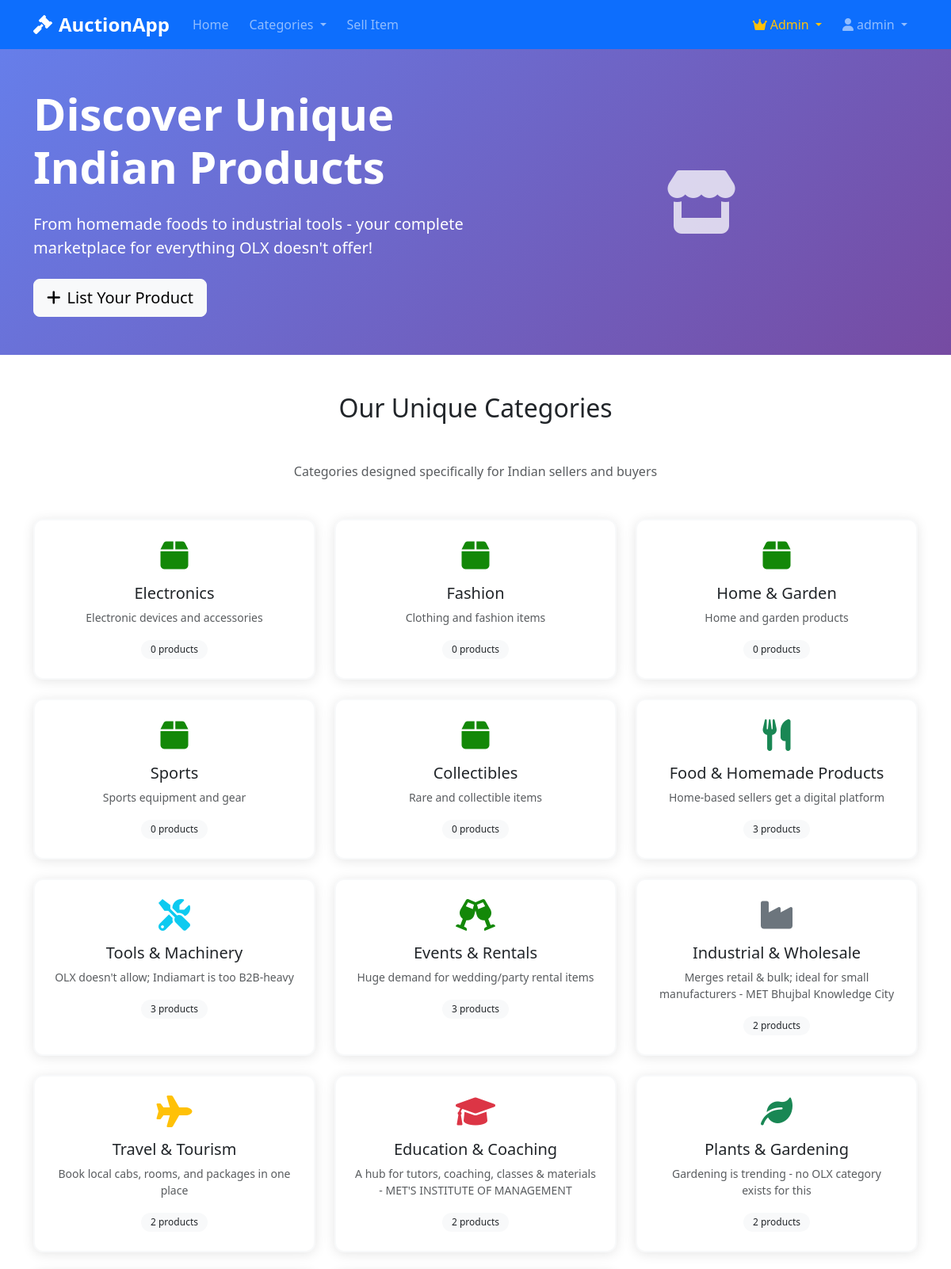
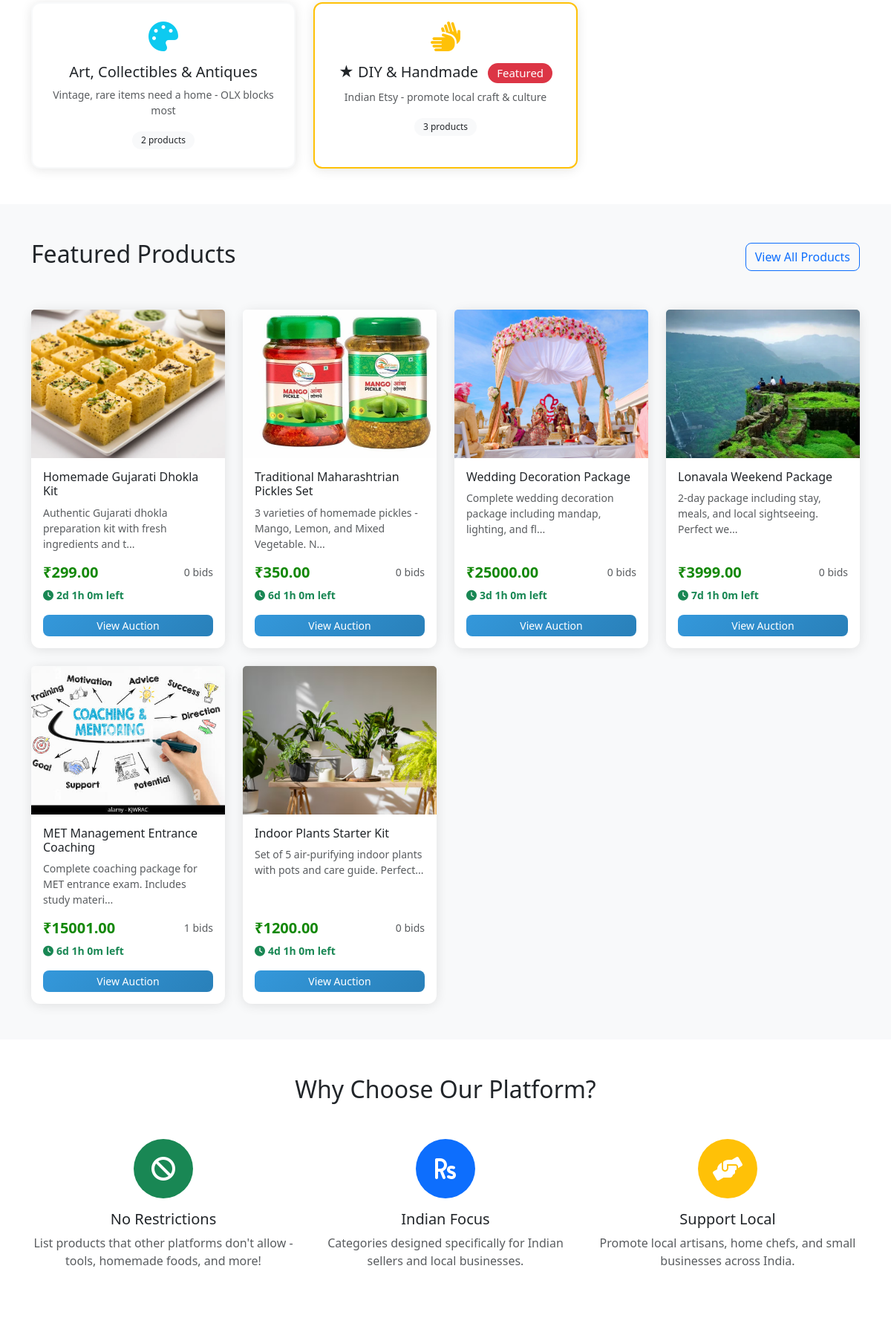
The page / (signed in, upper part) on the database its author committed (2 pictures, top to bottom).
### app.py (models this page shows, shortened)
class User(UserMixin, db.Model):
    __tablename__ = 'users'
    id = db.Column(db.Integer, primary_key=True)
    username = db.Column(db.String(64), unique=True, nullable=False)
    email = db.Column(db.String(120), unique=True, nullable=False)
    password_hash = db.Column(db.String(256), nullable=False)
    is_admin = db.Column(db.Boolean, default=False)
    created_at = db.Column(db.DateTime, default=db.func.current_timestamp())
    products = db.relationship('Product', backref='seller', lazy='dynamic')
    bids = db.relationship('Bid', backref='bidder', lazy='dynamic')

class Category(db.Model):
    __tablename__ = 'categories'
    id = db.Column(db.Integer, primary_key=True)
    name = db.Column(db.String(100), unique=True, nullable=False)
    description = db.Column(db.Text)
    created_at = db.Column(db.DateTime, default=db.func.current_timestamp())
    products = db.relationship('Product', backref='category', lazy='dynamic')

class Product(db.Model):
    __tablename__ = 'products'
    id = db.Column(db.Integer, primary_key=True)
    name = db.Column(db.String(200), nullable=False)
    description = db.Column(db.Text)
    starting_price = db.Column(db.Float, nullable=False)
    current_price = db.Column(db.Float, nullable=False)
    image_url = db.Column(db.String(500))
    end_time = db.Column(db.DateTime, nullable=False)
    created_at = db.Column(db.DateTime, default=db.func.current_timestamp())
    is_active = db.Column(db.Boolean, default=True)
    seller_id = db.Column(db.Integer, db.ForeignKey('users.id'), nullable=False)
    category_id = db.Column(db.Integer, db.ForeignKey('categories.id'), nullable=False)
    bids = db.relationship('Bid', backref='product', lazy='dynamic', order_by='Bid.amount.desc()')
    @property
    def time_remaining(self):
        now = datetime.utcnow()
        if self.end_time > now:
            return self.end_time - now
        return None

### app.py (the view)
@app.route('/')
def home():
    active_products = Product.query.filter(
        Product.end_time > datetime.utcnow(),
        Product.is_active == True
    ).order_by(Product.created_at.desc()).limit(8).all()
    categories = Category.query.all()
    return render_template('home.html', products=active_products, categories=categories)

### app.py (called while the page is built)
@login_manager.user_loader
def load_user(user_id):
    return User.query.get(int(user_id))

@app.context_processor
def inject_user():
    return dict(current_user=current_user)

@app.context_processor
def inject_categories():
    categories = Category.query.all()
    return dict(categories=categories)

### templates/home.html (shortened to what this page needs)
{% extends "base.html" %}
{% block content %}
<section class="hero-section bg-gradient-primary text-white py-5">
    <div class="container">
        <div class="row align-items-center">
            <div class="col-lg-6">
                <h1 class="display-4 fw-bold mb-4">Discover Unique Indian Products</h1>
                <p class="lead mb-4">From homemade foods to industrial tools - your complete marketplace for everything OLX doesn't offer!</p>
                {% if not current_user.is_authenticated %}
                <div class="d-flex gap-3">
                    <a href="{{ url_for('register') }}" class="btn btn-light btn-lg">Start Selling</a>
                    <a href="{{ url_for('login') }}" class="btn btn-outline-light btn-lg">Login</a>
                </div>
                {% else %}
                <a href="{{ url_for('add_product') }}" class="btn btn-light btn-lg">
                    <i class="fas fa-plus me-2"></i>List Your Product
                </a>
                {% endif %}
            </div>
            <div class="col-lg-6 text-center">
                <i class="fas fa-store display-1 opacity-75"></i>
            </div>
        </div>
    </div>
</section>
<section class="py-5">
    <div class="container">
        <h2 class="text-center mb-5">Our Unique Categories</h2>
        <p class="text-center text-muted mb-5">Categories designed specifically for Indian sellers and buyers</p>
        <div class="row g-4">
            {% for category in categories %}
            <div class="col-md-6 col-lg-4">
                <a href="{{ url_for('products_by_category', category_id=category.id) }}"
                   class="category-card text-decoration-none">
                    <div class="card h-100 hover-shadow border-{% if 'DIY' in category.name %}warning{% else %}light{% endif %}">
                        <div class="card-body text-center p-4">
                            {% if 'Food' in category.name %}
                            <i class="fas fa-utensils text-success mb-3" style="font-size: 2.5rem;"></i>
                            {% elif 'Tools' in category.name %}
                            <i class="fas fa-tools text-info mb-3" style="font-size: 2.5rem;"></i>
                            {% elif 'Events' in category.name %}
                            <i class="fas fa-glass-cheers text-primary mb-3" style="font-size: 2.5rem;"></i>
                            {% elif 'Industrial' in category.name %}
                            <i class="fas fa-industry text-secondary mb-3" style="font-size: 2.5rem;"></i>
                            {% elif 'Travel' in category.name %}
                            <i class="fas fa-plane text-warning mb-3" style="font-size: 2.5rem;"></i>
                            {% elif 'Education' in category.name %}
                            <i class="fas fa-graduation-cap text-danger mb-3" style="font-size: 2.5rem;"></i>
                            {% elif 'Plants' in category.name %}
                            <i class="fas fa-leaf text-success mb-3" style="font-size: 2.5rem;"></i>
                            {% elif 'Art' in category.name %}
                            <i class="fas fa-palette text-info mb-3" style="font-size: 2.5rem;"></i>
                            {% elif 'DIY' in category.name %}
                            <i class="fas fa-hands text-warning mb-3" style="font-size: 2.5rem;"></i>
                            {% else %}
                            <i class="fas fa-box text-primary mb-3" style="font-size: 2.5rem;"></i>
                            {% endif %}
                            <h5 class="card-title">
                                {% if 'DIY' in category.name %}★ {% endif %}{{ category.name }}
                                {% if 'DIY' in category.name %}
                                <span class="badge bg-danger ms-2">Featured</span>
                                {% endif %}
                            </h5>
                            <p class="card-text small text-muted">
                                {{ category.description }}
                            </p>
                            <div class="mt-2">
                                <span class="badge bg-light text-dark">
                                    {{ category.products.count() }} products
                                </span>
                            </div>
                        </div>
                    </div>
                </a>
            </div>
            {% endfor %}
        </div>
    </div>
</section>
<section class="py-5 bg-light">
    <div class="container">
        <div class="d-flex justify-content-between align-items-center mb-5">
            <h2>Featured Products</h2>
            <a href="#" class="btn btn-outline-primary">View All Products</a>
        </div>
        <div class="row g-4">
            {% for product in products %}
            <div class="col-md-6 col-lg-3">
                <div class="card product-card h-100 border-{% if 'DIY' in product.category.name %}warning{% else %}light{% endif %}">
                    {% if product.image_url %}
                    <img src="{{ url_for('static', filename=product.image_url) }}"
                         class="card-img-top" alt="{{ product.name }}" style="height: 200px; object-fit: cover;">
                    {% endif %}
                    <div class="card-body d-flex flex-column">
                        <div class="d-flex justify-content-between align-items-start mb-2">
                            <h6 class="card-title mb-0">{{ product.name[:40] }}{% if product.name|length > 40 %}...{% endif %}</h6>
                        </div>
                        <p class="card-text small text-muted flex-grow-1">
                            {{ product.description[:70] }}{% if product.description|length > 70 %}...{% endif %}
                        </p>
                        <div class="mt-auto">
                            <div class="d-flex justify-content-between align-items-center mb-2">
<span class="h5 text-primary mb-0">₹{{ "%.2f"|format(product.current_price) }}</span>
                                <small class="text-muted">{{ product.bids.count() }} bids</small>
                            </div>
                            {% if product.time_remaining %}
                            <div class="time-remaining small text-warning mb-3">
                            </div>
                            {% else %}
                            <div class="time-remaining small text-danger mb-3">
                                <i class="fas fa-clock me-1"></i>Auction ended
                            </div>
                            {% endif %}
                            <a href="{{ url_for('view_product', product_id=product.id) }}"
                               class="btn btn-primary btn-sm w-100">View Auction</a>
                        </div>
                    </div>
                </div>
            </div>
            {% endfor %}
        </div>
    </div>
</section>
<section class="py-5">
    <div class="container">
        <h2 class="text-center mb-5">Why Choose Our Platform?</h2>
        <div class="row g-4">
            <div class="col-md-4 text-center">
                <div class="bg-success text-white rounded-circle mx-auto mb-3 d-flex align-items-center justify-content-center"
                     style="width: 80px; height: 80px;">
                    <i class="fas fa-ban fa-2x"></i>
                </div>
                <h5>No Restrictions</h5>
                <p class="text-muted">List products that other platforms don't allow - tools, homemade foods, and more!</p>
            </div>
            <div class="col-md-4 text-center">
                <div class="bg-primary text-white rounded-circle mx-auto mb-3 d-flex align-items-center justify-content-center"
                     style="width: 80px; height: 80px;">
                    <i class="fas fa-rupee-sign fa-2x"></i>
                </div>
                <h5>Indian Focus</h5>
                <p class="text-muted">Categories designed specifically for Indian sellers and local businesses.</p>
            </div>
            <div class="col-md-4 text-center">
                <div class="bg-warning text-white rounded-circle mx-auto mb-3 d-flex align-items-center justify-content-center"
                     style="width: 80px; height: 80px;">
                    <i class="fas fa-hands-helping fa-2x"></i>
                </div>
                <h5>Support Local</h5>
                <p class="text-muted">Promote local artisans, home chefs, and small businesses across India.</p>
            </div>
        </div>
    </div>
</section>
{% endblock %}

### templates/partials/header.html (shortened to what this page needs)
<nav class="navbar navbar-expand-lg navbar-dark bg-primary sticky-top">
    <div class="container">
        <a class="navbar-brand fw-bold" href="{{ url_for('home') }}">
            <i class="fas fa-gavel me-2"></i>AuctionApp
        </a>
        <div class="collapse navbar-collapse" id="navbarNav">
            <ul class="navbar-nav me-auto">
                <li class="nav-item">
                    <a class="nav-link" href="{{ url_for('home') }}">Home</a>
                </li>
                <li class="nav-item dropdown">
                    <a class="nav-link dropdown-toggle" href="#" role="button" data-bs-toggle="dropdown">
                        Categories
                    </a>
                </li>
                {% if current_user.is_authenticated %}
                <li class="nav-item">
                    <a class="nav-link" href="{{ url_for('add_product') }}">Sell Item</a>
                </li>
                {% endif %}
            </ul>
            <ul class="navbar-nav">
                {% if current_user.is_authenticated %}
                    {% if current_user.is_admin %}
                    <li class="nav-item dropdown">
                        <a class="nav-link dropdown-toggle text-warning" href="#" role="button" data-bs-toggle="dropdown">
                            <i class="fas fa-crown me-1"></i>Admin
                        </a>
                    </li>
                    {% endif %}
                    <li class="nav-item dropdown">
                        <a class="nav-link dropdown-toggle" href="#" role="button" data-bs-toggle="dropdown">
                            <i class="fas fa-user me-1"></i>{{ current_user.username }}
                        </a>
                    </li>
                {% endif %}
            </ul>
        </div>
    </div>
</nav>

### static/css/style.css (style rules this page uses)
:root { --primary-color: #2c3e50; --secondary-color: #3498db; --accent-color: #e74c3c; --success-color: #27ae60; --warning-color: #f39c12; --light-bg: #f8f9fa; }
.bg-gradient-primary { background: linear-gradient(135deg, var(--primary-color) 0%, var(--secondary-color) 100%); }
.hover-shadow { transition: transform 0.2s ease, box-shadow 0.2s ease; }
.product-card { transition: all 0.3s ease; border: none; box-shadow: 0 2px 10px rgba(0,0,0,0.1); }
.category-card .card { transition: all 0.3s ease; border: 2px solid transparent; }
.hero-section { background: linear-gradient(135deg, #667eea 0%, #764ba2 100%); }
.time-remaining { font-weight: 600; }
.btn { border-radius: 8px; font-weight: 500; transition: all 0.3s ease; }
.btn-primary { background: linear-gradient(135deg, var(--secondary-color), #2980b9); border: none; }
.navbar-brand { font-size: 1.5rem; }
.navbar-nav .nav-link { font-weight: 500; margin: 0 5px; border-radius: 6px; transition: all 0.3s ease; }
.card { border: none; border-radius: 12px; box-shadow: 0 2px 15px rgba(0,0,0,0.1); }
.badge { font-weight: 500; padding: 6px 12px; border-radius: 20px; }
.text-primary { color: #138808 !important; }
.h5.text-primary, .h2.text-primary { font-weight: 700; }

### rows shown on the page
User: username "admin"
Category: name "Electronics", description "Electronic devices and accessories", products.count "0"
Category: name "Fashion", description "Clothing and fashion items", products.count "0"
Category: name "Home & Garden", description "Home and garden products", products.count "0"
Category: name "Sports", description "Sports equipment and gear", products.count "0"
Category: name "Collectibles", description "Rare and collectible items", products.count "0"
Category: name "Food & Homemade Products", description "Home-based sellers get a digital platform", products.count "3"
Category: name "Tools & Machinery", description "OLX doesn't allow; Indiamart is too B2B-heavy", products.count "3"
Category: name "Events & Rentals", description "Huge demand for wedding/party rental items", products.count "3"
Category: name "Industrial & Wholesale", description "Merges retail & bulk; ideal for small manufacturers - MET Bhujbal Knowledge City", products.count "2"
Category: name "Travel & Tourism", description "Book local cabs, rooms, and packages in one place", products.count "2"
Category: name "Education & Coaching", description "A hub for tutors, coaching, classes & materials - MET'S INSTITUTE OF MANAGEMENT", products.count "2"
Category: name "Plants & Gardening", description "Gardening is trending - no OLX category exists for this", products.count "2"
Category: name "Art, Collectibles & Antiques", description "Vintage, rare items need a home - OLX blocks most", products.count "2"
Category: name "DIY & Handmade", shows "Featured", description "Indian Etsy - promote local craft & culture", products.count "3"
Product: image_url (picture), name "Homemade Gujarati Dhokla Kit", description "Authentic Gujarati dhokla preparation kit with fresh ingredients and t", current_price "299.00", bids.count "0"
Product: image_url (picture), name "Traditional Maharashtrian Pickles Set", description "3 varieties of homemade pickles - Mango, Lemon, and Mixed Vegetable. N", current_price "350.00", bids.count "0"
Product: image_url (picture), name "Wedding Decoration Package", description "Complete wedding decoration package including mandap, lighting, and fl", current_price "25000.00", bids.count "0"
Product: image_url (picture), name "Lonavala Weekend Package", description "2-day package including stay, meals, and local sightseeing. Perfect we", current_price "3999.00", bids.count "0"
Product: image_url (picture), name "MET Management Entrance Coaching", description "Complete coaching package for MET entrance exam. Includes study materi", current_price "15001.00", bids.count "1"
Product: image_url (picture), name "Indoor Plants Starter Kit", description "Set of 5 air-purifying indoor plants with pots and care guide. Perfect", current_price "1200.00", bids.count "0"
